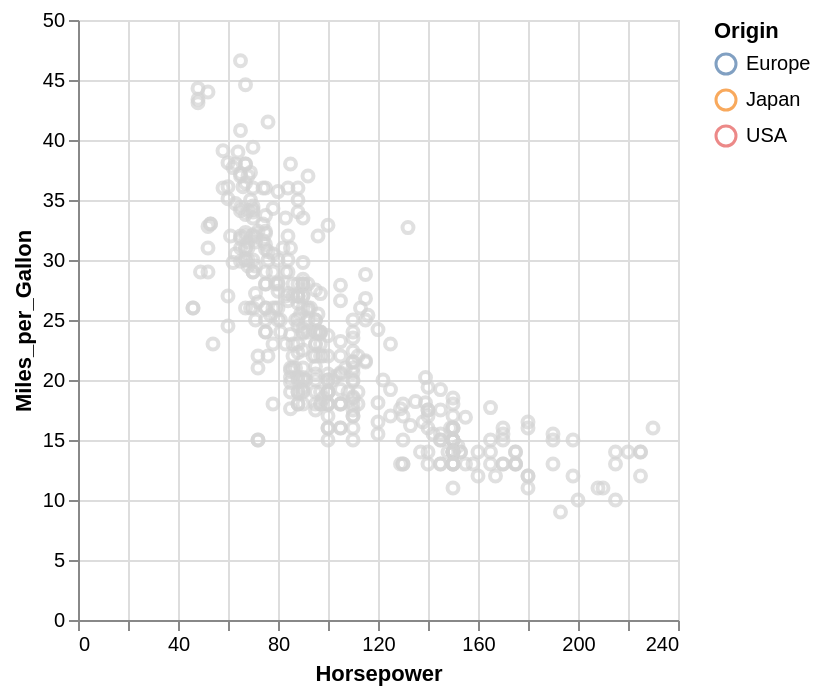

Source (notebook cell):
### Markdown cell above
Аргумент `empty` позволяет задать, содержит ли пустая выборка все значения или ни одного; при `empty=False` точки по умолчанию отображаются серым:

### Code cell
interval = alt.selection_interval(empty=False)

alt.Chart(cars).mark_point().encode(
    x='Horsepower:Q',
    y='Miles_per_Gallon:Q',
    color=alt.condition(interval, 'Origin', alt.value('lightgray'))
).add_params(
    interval
)

### Figure 1 — Vega-Lite specification as saved in the notebook (floating-point values rounded to 4 significant figures; data arrays with more than 128 entries replaced by an {"elided": "..."} marker saying what was removed)
{"config": {"view": {"continuousWidth": 300, "continuousHeight": 300}}, "data": {"name": "data-583e73726c1545c56c203344161a975c"}, "mark": {"type": "point"}, "encoding": {"color": {"condition": {"param": "param_866362bba88859b2", "empty": false, "field": "Origin"}, "value": "lightgray"}, "x": {"field": "Horsepower", "type": "quantitative"}, "y": {"field": "Miles_per_Gallon", "type": "quantitative"}}, "params": [{"name": "param_866362bba88859b2", "select": {"type": "interval"}}], "$schema": "https://vega.github.io/schema/vega-lite/v6.4.1.json", "datasets": {"data-583e73726c1545c56c203344161a975c": {"elided": "406 records"}}}
